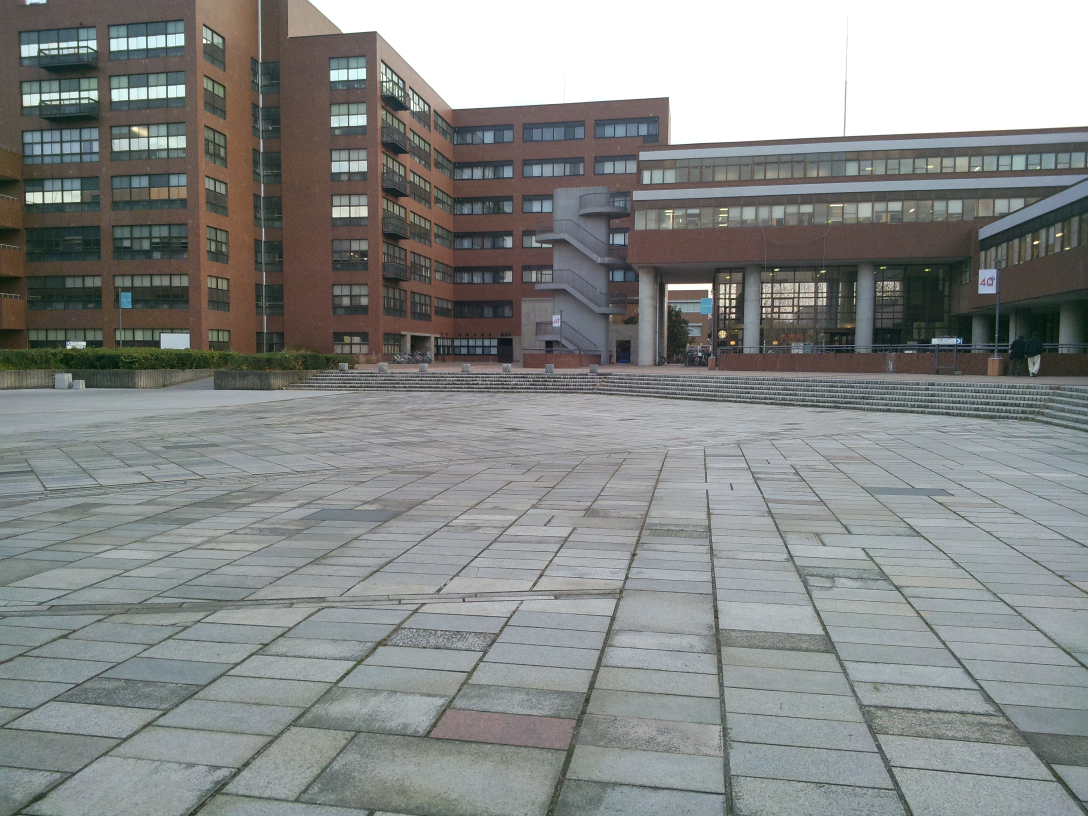
#> input picture input/20131207_155757.jpg, 3264 x 2448 px, found by its file name (shown at 1/3 size)
$ python BirdCamera.py
#> lines starting #> are read from the running program, lines starting #| are printed output that depends on the picture
### BirdCamera_vtv.py
# -*- coding: utf-8 -*-
"""--------------------------------
BirdCamera- virtual top-view
Virtual Top-View image

Created on Sat Jul  2 22:42:59 2016
@author: h1sat0r1
--------------------------------"""


""" Import """
import BirdCamera as Bcamera
import numpy as np
import cv2


""" Constant Numbers """
CAM_HEIGHT = 150.0  # Camera height from ground[cm]
RES_AERIAL = 1.0     # Spatial resolution of aerial image[cm/pix]
PHI1       = np.arctan2(1224.0, 2610.066) # Half of vertical angle of view
PHI2       = np.arctan2(1632.0, 2612.083) # Half of holizontal angle of view
DEG_TO_RAD = np.pi / 180.0
RAD_TO_DEG = 180.0 / np.pi


"""============================================================================
    decideArea() function
============================================================================"""
def decideArea(_res, _height, _camheight, _sensor):
    #area = -1.0
    #psi = np.pi/2.0 - _sensor.pitch
    area = 1.2 + (_sensor.pitch*180.0/np.pi)/90.0
    return area


"""============================================================================
    makeVTV() function
============================================================================"""
def makeVTV(_camimg, _sensor):

    """ Getting the image size """
    height,width,color = _camimg.shape


    """ Correcting roll angle """
    center = (width/2.0, height/2.0)
    rMat = cv2.getRotationMatrix2D(center, -_sensor.roll*RAD_TO_DEG, 1.0)
    rotImg = cv2.warpAffine(_camimg, rMat, (width,height))


    """ Deciding area """
    area = decideArea(RES_AERIAL, height, CAM_HEIGHT, _sensor)


    """ Variables """
    psi          = np.pi/2.0 - _sensor.pitch
    tan_psi      = np.tan(psi)
    tan_psimphi1 = np.tan(psi - PHI1)
    tan_phi2     = np.tan(PHI2)


    """ Pts of source """
    pts1 = np.float32([[0, height/2.0],\
                       [0, height],\
                       [width-1, height],\
                       [width-1, height/2.0]])


    """ Pts for destination """
    p0 = width/2.0 - (1.0/area) * height * tan_phi2 / (np.sin(psi) - tan_psimphi1 * np.cos(psi))
    p1 = width/2.0 - (1.0/area) * height * np.cos(PHI1) * tan_phi2 / (tan_psi * np.cos(psi - PHI1) - np.sin(psi - PHI1))
    p2 = width/2.0 + (1.0/area) * height * np.cos(PHI1) * tan_phi2 / (tan_psi * np.cos(psi - PHI1) - np.sin(psi - PHI1))
    p3 = width/2.0 + (1.0/area) * height * tan_phi2 / (np.sin(psi) - tan_psimphi1 * np.cos(psi))
    pts2 = np.float32([[p0, (1.0-1.0/area)*height],\
                       [p1, height-1],\
                       [p2, height-1],\
                       [p3, (1.0-1.0/area)*height]])


    """ Finding homography referring to the 4 pts """
    pMat = cv2.getPerspectiveTransform(pts1,pts2)


    """ Affin mat to Homography mat """
    rMat3x3 = np.vstack((rMat, np.array([0,0,1])))


    """ Generating vtv mat """
    vtvimg = cv2.warpPerspective(rotImg, pMat, (width,height))


    return [vtvimg, pMat.dot(rMat3x3)]


"""============================================================================
============================================================================"""
# [3 lines that do not run on import are left out]

### BirdCamera_matching.py
# -*- coding: utf-8 -*-
"""----------------------------------------------------------------------------
 BirdCamera-matching
　 Created on Sun Jun 19 18:41:30 2016
　 @author: h1sat0r1
----------------------------------------------------------------------------"""

""" Import """
import BirdCamera as Bcamera
import numpy as np
import cv2
import sys
from matplotlib import pyplot as plt


""" Const Numbers """
NN_DIST_RATIO      = 0.75
MIN_MATCH_COUNT    = 8
THRESH_RANSAC      = 0.50
PARAMS_DRAW        = dict(matchColor=(0,255,255),singlePointColor=(255,0,0),flags=0)
NUM_HIST_ANGLE     = 360
NUM_HIST_OCTAVE    = 32
THRESH_HIST_ANGLE  = 15
THRESH_HIST_OCTAVE = 2


"""============================================================================
    createHist()
============================================================================"""
# [32 lines left out: function createHist, not called in this run]


"""============================================================================
    calcDiffHistAngle()
============================================================================"""
# [22 lines left out: function calcDiffHistAngle, not called in this run]


"""============================================================================
    pickGoodMatches()
============================================================================"""
# [65 lines left out: function pickGoodMatches, not called in this run]


"""============================================================================
    Keypoint Match ()
============================================================================"""
def kpMatch(_img0, _img1):

    """ Glayscale """
    gry0 = cv2.cvtColor(_img0, cv2.COLOR_BGR2GRAY)
    gry1 = cv2.cvtColor(_img1, cv2.COLOR_BGR2GRAY)


    """-------------------------------------------------------
       SIFT, SURF, ORB, etc.
       *Not all of detectors & descriptors
    -------------------------------------------------------"""

    """ Detector """
    detect   = cv2.xfeatures2d.SIFT_create()
    # [4 lines of commented-out code are left out]


    """ Descriptor """
    descript = cv2.xfeatures2d.SIFT_create()
    # [6 lines of commented-out code are left out]


    """ Detection """
    kp0 = detect.detect(gry0)
    kp1 = detect.detect(gry1)


    """ Description """
    kp0, dsc0 = descript.compute(gry0, kp0)
    kp1, dsc1 = descript.compute(gry1, kp1)


    """ Matching """
    bf = cv2.BFMatcher()
    matches = bf.knnMatch(dsc0, dsc1, k=2)
    good = pickGoodMatches(kp0, kp1, matches)


    """" Compute Homography"""
    if(len(good) < MIN_MATCH_COUNT):
        """ In case of few matches """
        print("[ERROR] Not enough matches are found...\n")
        sys.exit(-1)

    else:
        """ Enough number of matches """
        srcPts = np.float32([kp0[m.queryIdx].pt for m in good]).reshape(-1,1,2)
        dstPts = np.float32([kp1[m.trainIdx].pt for m in good]).reshape(-1,1,2)

        """ Calculating homography """
        proj2, mask = cv2.findHomography(srcPts, dstPts, cv2.RANSAC, THRESH_RANSAC)


    """ Draw Matching Result """
    img2 = cv2.drawMatchesKnn(_img0, kp0, _img1, kp1, [good], None, **PARAMS_DRAW)


    """ Draw Detection&Description Results """
    kpimg0 = cv2.drawKeypoints(_img0, kp0, None, flags=cv2.DRAW_MATCHES_FLAGS_DRAW_RICH_KEYPOINTS)
    kpimg1 = cv2.drawKeypoints(_img1, kp1, None, flags=cv2.DRAW_MATCHES_FLAGS_DRAW_RICH_KEYPOINTS)


    """ imwrite """
    cv2.imwrite("Kp0.jpg", kpimg0)
    cv2.imwrite("Kp1.jpg", kpimg1)
    cv2.imwrite("Kps.jpg", img2)

    return [img2, proj2]


"""============================================================================
============================================================================"""
# [3 lines that do not run on import are left out]

### BirdCamera_others.py
# -*- coding: utf-8 -*-
"""--------------------------------
BirdCamera-others

@author: h1sat0r1
--------------------------------"""

""" import """
import BirdCamera as Bcamera
import numpy as np
import cv2
from matplotlib import pyplot as plt


""" Const Numbers """
RAD2DEG = 180.0 / np.pi
DEG2RAD = np.pi / 180.0


"""============================================================================
    Class: SensorData
============================================================================"""
class SensorData:
    """ Class for sensordata """
    def __init__(self, txtfilename):
        #print('\nBirdCamera_others:SensorData\nREAD:\n' + txtfilename + '\n')
        f = open(txtfilename)
        lines = f.readlines()
        self.gps_latitude       = float(lines[0])
        self.gps_longitude      = float(lines[1])
        self.gps_altitude       = float(lines[2])
        self.gps_acclacy        = float(lines[3])
        self.direction          = float(lines[4])
        self.accelerometer_X    = float(lines[5])
        self.accelerometer_Y    = float(lines[6])
        self.accelerometer_Z    = float(lines[7])
        f.close()
        self.calcCamPose()

    def __str__(self):
        return \
        '===================\n' + \
        ' SENSOR DATA VALUE \n' + \
        '===================\n' + \
        ' GPS-Latitude      : ' + str(self.gps_latitude) + '\n' + \
        ' GPS-Longitude     : ' + str(self.gps_longitude) + '\n' + \
        ' GPS-Altitude      : ' + str(self.gps_altitude) + '\n' + \
        ' GPS-Accuracy      : ' + str(self.gps_acclacy) + '\n' + \
        ' Compass-direction : ' + str(self.direction)	+ '\n' + \
        ' Accelerometer-X   : ' + str(self.accelerometer_X) + '\n' + \
        ' Accelerometer-Y   : ' + str(self.accelerometer_Y) + '\n' + \
        ' Accelerometer-Z   : ' + str(self.accelerometer_Z) + '\n' + \
        ' Roll angle [deg]  : ' + str(self.roll*180.0/np.pi) + '\n' + \
        ' Pitch angle [deg] : ' + str(self.pitch*180.0/np.pi) + '\n'

    def calcCamPose(self):
        aX = self.accelerometer_X
        aY = self.accelerometer_Y
        aZ = self.accelerometer_Z

        if(aY == 0 or aZ == 0):
            print('[ERROR] CamPose is uncorrect.\n')
            exit(-1)
        else:
            self.roll  = np.arctan2(aX, aY)
            self.pitch = np.arctan2(aZ, np.sqrt(aX**2 + aY**2))


"""============================================================================
    Class: Location and Rotation Data
============================================================================"""
class LocRotData:
    """ Class for Location & Direction Data """
    # [20 lines left out: functions __init__, __str__, not called in this run]
        #' rX_rad (pitch) : ' + str(self.rX_rad) + '\n' + \
        #' rY_rad (yaw)   : ' + str(self.rY_rad) + '\n' + \
        #' rZ_rad (roll)  : ' + str(self.rZ_rad) + '\n' + \


"""============================================================================
    Displaying image using opencv imshow()
============================================================================"""
# [4 lines left out: function dispImg, not called in this run]


"""============================================================================
    Displaying image using plt
============================================================================"""
# [4 lines left out: function dispImg2, not called in this run]


"""============================================================================
============================================================================"""
# [3 lines that do not run on import are left out]


### BirdCamera.py
# -*- coding: utf-8 -*-
"""----------------------------------------------------------------------------
　BirdCamera-main Python version of master thesis
　　Created on Sun Jun 19 11:15:39 2016
　　@author: h1sat0r1
----------------------------------------------------------------------------"""

""" Import """
import numpy as np
import sys
import cv2
from matplotlib import pyplot as plt


""" Import Original Libs """
import BirdCamera_matching as Bm
import BirdCamera_others   as Bo
import BirdCamera_vtv      as Bv
import BirdCamera_localize as Bl


""" Camera parameter """
K = np.array([[2612.810,        0, 1214.722],\
              [       0, 2613.870, 1546.102],\
              [       0,        0,        1]])


"""============================================================================
    main関数
============================================================================"""
# [70 lines left out: function main, not called in this run]


"""============================================================================
============================================================================"""
if __name__ == "__main__":
    main()
#> in main, camimg is the input picture: shape (2448, 3264, 3); mean B, G, R 135.8, 137.2, 134.7
#> (reads input/20131207_155757.txt from the repository)
#> in makeVTV, `rotImg = cv2.warpAffine(_camimg, rMat, (width,height))`:
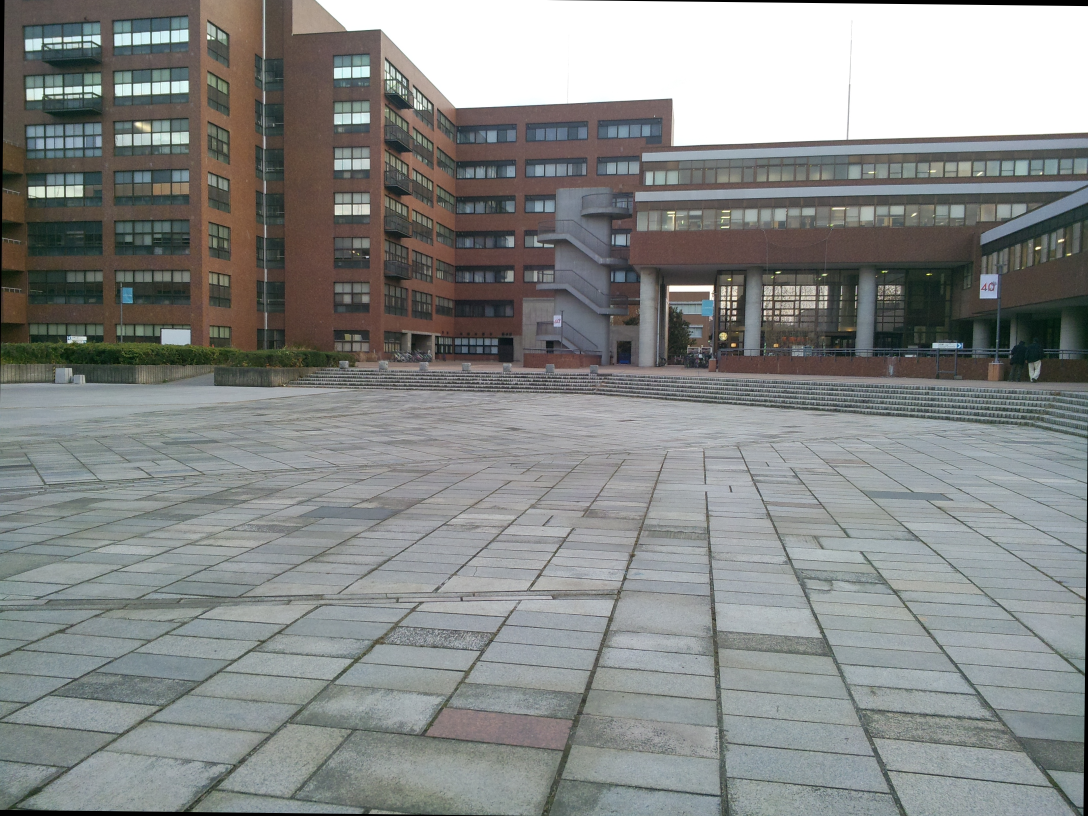
#> rotImg: shape (2448, 3264, 3) (shown at 1/3 size); mean B, G, R 134.9, 136.4, 133.9
#> in makeVTV, `vtvimg = cv2.warpPerspective(rotImg, pMat, (width,height))`:
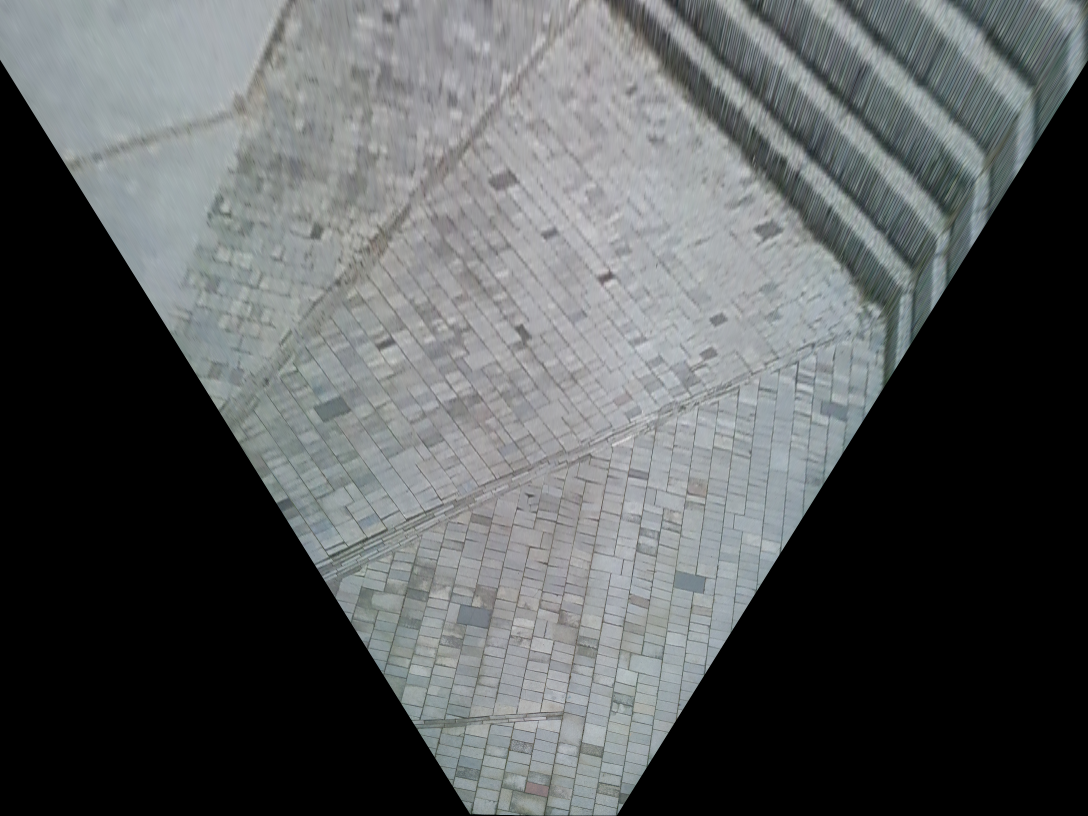
#> vtvimg: shape (2448, 3264, 3) (shown at 1/3 size); mean B, G, R 90.3, 89.6, 86.5
#> in main, `vtvimg, proj1 = Bv.makeVTV(camimg, sensordata)`: proj1 = [[-0.212, -1.62, 1974.6], [-0.0314, -2.79, 3356.5], [-1.12e-05, -0.000997, 1.02]]
#> (the run stopped early here; a loop or call above may not have finished)
